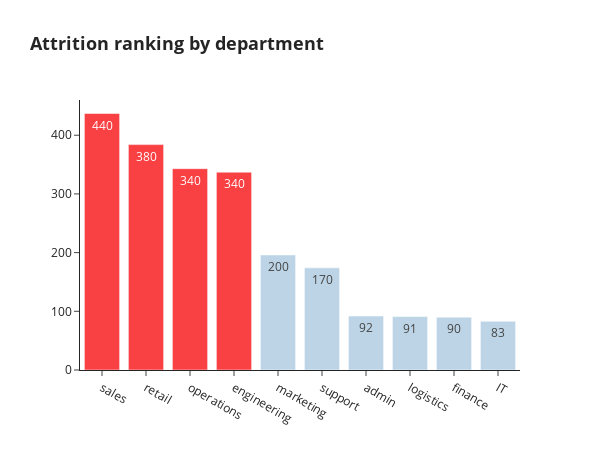

The notebook cell saved with this chart:
### Code cell
data_dep = pd.DataFrame(df_raw.groupby('department')['left'].sum().sort_values(ascending=False)).reset_index()

fig = px.bar(data_dep, y='left', x='department', text='left',color ="department",
title="<b>Attrition ranking by department</b>",
 color_discrete_map={
                "sales": "#f94144",
                "retail": "#f94144",
                "operations": "#f94144",
                "engineering": "#f94144",
                "marketing": "#bcd4e6",
                "support": "#bcd4e6",
                "admin": "#bcd4e6",
                "logistics": "#bcd4e6",
                "finance": "#bcd4e6",
                "IT": "#bcd4e6",
                
                }

)
fig.update_traces(texttemplate='%{text:.2s}', textposition='inside')
fig.update_layout(uniformtext_minsize=5,
    uniformtext_mode='hide',
    width=600,
    showlegend=False,
    yaxis_title=None,
    xaxis_title=None,
    height=450,
    titlefont={'size': 18},
 )
fig.write_image("images/rank_dep.png", width=1.5*450, height=0.75*600, scale=2)                      
fig.show()

### Figure 1 — Plotly figure (JSON) as saved in the notebook; plotly's stock layout.template omitted (floating-point values rounded to 4 significant figures)
{"data": [{"alignmentgroup": "True", "hovertemplate": "department=%{x}<br>left=%{text}<extra></extra>", "legendgroup": "sales", "marker": {"color": "#f94144", "pattern": {"shape": ""}}, "name": "sales", "offsetgroup": "sales", "orientation": "v", "showlegend": true, "text": [437], "textposition": "inside", "texttemplate": "%{text:.2s}", "type": "bar", "x": ["sales"], "xaxis": "x", "y": [437], "yaxis": "y"}, {"alignmentgroup": "True", "hovertemplate": "department=%{x}<br>left=%{text}<extra></extra>", "legendgroup": "retail", "marker": {"color": "#f94144", "pattern": {"shape": ""}}, "name": "retail", "offsetgroup": "retail", "orientation": "v", "showlegend": true, "text": [384], "textposition": "inside", "texttemplate": "%{text:.2s}", "type": "bar", "x": ["retail"], "xaxis": "x", "y": [384], "yaxis": "y"}, {"alignmentgroup": "True", "hovertemplate": "department=%{x}<br>left=%{text}<extra></extra>", "legendgroup": "operations", "marker": {"color": "#f94144", "pattern": {"shape": ""}}, "name": "operations", "offsetgroup": "operations", "orientation": "v", "showlegend": true, "text": [343], "textposition": "inside", "texttemplate": "%{text:.2s}", "type": "bar", "x": ["operations"], "xaxis": "x", "y": [343], "yaxis": "y"}, {"alignmentgroup": "True", "hovertemplate": "department=%{x}<br>left=%{text}<extra></extra>", "legendgroup": "engineering", "marker": {"color": "#f94144", "pattern": {"shape": ""}}, "name": "engineering", "offsetgroup": "engineering", "orientation": "v", "showlegend": true, "text": [337], "textposition": "inside", "texttemplate": "%{text:.2s}", "type": "bar", "x": ["engineering"], "xaxis": "x", "y": [337], "yaxis": "y"}, {"alignmentgroup": "True", "hovertemplate": "department=%{x}<br>left=%{text}<extra></extra>", "legendgroup": "marketing", "marker": {"color": "#bcd4e6", "pattern": {"shape": ""}}, "name": "marketing", "offsetgroup": "marketing", "orientation": "v", "showlegend": true, "text": [196], "textposition": "inside", "texttemplate": "%{text:.2s}", "type": "bar", "x": ["marketing"], "xaxis": "x", "y": [196], "yaxis": "y"}, {"alignmentgroup": "True", "hovertemplate": "department=%{x}<br>left=%{text}<extra></extra>", "legendgroup": "support", "marker": {"color": "#bcd4e6", "pattern": {"shape": ""}}, "name": "support", "offsetgroup": "support", "orientation": "v", "showlegend": true, "text": [174], "textposition": "inside", "texttemplate": "%{text:.2s}", "type": "bar", "x": ["support"], "xaxis": "x", "y": [174], "yaxis": "y"}, {"alignmentgroup": "True", "hovertemplate": "department=%{x}<br>left=%{text}<extra></extra>", "legendgroup": "admin", "marker": {"color": "#bcd4e6", "pattern": {"shape": ""}}, "name": "admin", "offsetgroup": "admin", "orientation": "v", "showlegend": true, "text": [92], "textposition": "inside", "texttemplate": "%{text:.2s}", "type": "bar", "x": ["admin"], "xaxis": "x", "y": [92], "yaxis": "y"}, {"alignmentgroup": "True", "hovertemplate": "department=%{x}<br>left=%{text}<extra></extra>", "legendgroup": "logistics", "marker": {"color": "#bcd4e6", "pattern": {"shape": ""}}, "name": "logistics", "offsetgroup": "logistics", "orientation": "v", "showlegend": true, "text": [91], "textposition": "inside", "texttemplate": "%{text:.2s}", "type": "bar", "x": ["logistics"], "xaxis": "x", "y": [91], "yaxis": "y"}, {"alignmentgroup": "True", "hovertemplate": "department=%{x}<br>left=%{text}<extra></extra>", "legendgroup": "finance", "marker": {"color": "#bcd4e6", "pattern": {"shape": ""}}, "name": "finance", "offsetgroup": "finance", "orientation": "v", "showlegend": true, "text": [90], "textposition": "inside", "texttemplate": "%{text:.2s}", "type": "bar", "x": ["finance"], "xaxis": "x", "y": [90], "yaxis": "y"}, {"alignmentgroup": "True", "hovertemplate": "department=%{x}<br>left=%{text}<extra></extra>", "legendgroup": "IT", "marker": {"color": "#bcd4e6", "pattern": {"shape": ""}}, "name": "IT", "offsetgroup": "IT", "orientation": "v", "showlegend": true, "text": [83], "textposition": "inside", "texttemplate": "%{text:.2s}", "type": "bar", "x": ["IT"], "xaxis": "x", "y": [83], "yaxis": "y"}], "layout": {"barmode": "relative", "height": 450, "legend": {"title": {"text": "department"}, "tracegroupgap": 0}, "showlegend": false, "title": {"font": {"size": 18}, "text": "<b>Attrition ranking by department</b>"}, "uniformtext": {"minsize": 5, "mode": "hide"}, "width": 600, "xaxis": {"anchor": "y", "categoryarray": ["sales", "retail", "operations", "engineering", "marketing", "support", "admin", "logistics", "finance", "IT"], "categoryorder": "array", "domain": [0, 1], "title": {}}, "yaxis": {"anchor": "x", "domain": [0, 1], "title": {}}}}
